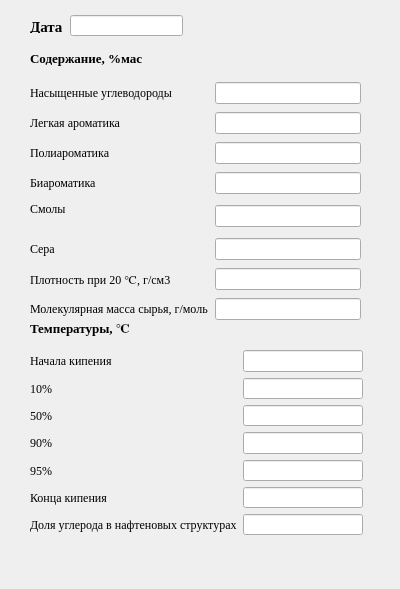
<?xml version="1.0" encoding="UTF-8"?>
<ui version="4.0">
 <class>Form</class>
 <widget class="QWidget" name="Form">
  <property name="geometry">
   <rect>
    <x>0</x>
    <y>0</y>
    <width>400</width>
    <height>589</height>
   </rect>
  </property>
  <property name="font">
   <font>
    <family>Times New Roman</family>
    <pointsize>9</pointsize>
   </font>
  </property>
  <property name="windowTitle">
   <string>Form</string>
  </property>
  <widget class="QLabel" name="label">
   <property name="geometry">
    <rect>
     <x>30</x>
     <y>20</y>
     <width>47</width>
     <height>13</height>
    </rect>
   </property>
   <property name="font">
    <font>
     <family>Times New Roman</family>
     <pointsize>11</pointsize>
     <weight>75</weight>
     <bold>true</bold>
    </font>
   </property>
   <property name="text">
    <string>Дата</string>
   </property>
  </widget>
  <widget class="QLabel" name="label_9">
   <property name="geometry">
    <rect>
     <x>30</x>
     <y>320</y>
     <width>191</width>
     <height>16</height>
    </rect>
   </property>
   <property name="font">
    <font>
     <family>Times New Roman</family>
     <pointsize>10</pointsize>
     <weight>75</weight>
     <bold>true</bold>
    </font>
   </property>
   <property name="text">
    <string>Температуры, ℃</string>
   </property>
  </widget>
  <widget class="QLabel" name="label_17">
   <property name="geometry">
    <rect>
     <x>30</x>
     <y>50</y>
     <width>131</width>
     <height>16</height>
    </rect>
   </property>
   <property name="font">
    <font>
     <family>Times New Roman</family>
     <pointsize>10</pointsize>
     <weight>75</weight>
     <bold>true</bold>
    </font>
   </property>
   <property name="text">
    <string>Содержание, %мас</string>
   </property>
  </widget>
  <widget class="QLineEdit" name="lineEdit">
   <property name="geometry">
    <rect>
     <x>70</x>
     <y>15</y>
     <width>113</width>
     <height>21</height>
    </rect>
   </property>
  </widget>
  <widget class="QWidget" name="">
   <property name="geometry">
    <rect>
     <x>30</x>
     <y>80</y>
     <width>331</width>
     <height>243</height>
    </rect>
   </property>
   <layout class="QGridLayout" name="gridLayout">
    <item row="1" column="0">
     <widget class="QLabel" name="label_2">
      <property name="text">
       <string>Легкая ароматика</string>
      </property>
     </widget>
    </item>
    <item row="1" column="1">
     <widget class="QLineEdit" name="lineEdit_3"/>
    </item>
    <item row="2" column="1">
     <widget class="QLineEdit" name="lineEdit_11"/>
    </item>
    <item row="2" column="0">
     <widget class="QLabel" name="label_18">
      <property name="text">
       <string>Полиароматика</string>
      </property>
     </widget>
    </item>
    <item row="0" column="1">
     <widget class="QLineEdit" name="lineEdit_4"/>
    </item>
    <item row="3" column="1">
     <widget class="QLineEdit" name="lineEdit_10"/>
    </item>
    <item row="4" column="0">
     <widget class="QLabel" name="label_5">
      <property name="text">
       <string>Смолы
</string>
      </property>
     </widget>
    </item>
    <item row="3" column="0">
     <widget class="QLabel" name="label_4">
      <property name="text">
       <string>Биароматика</string>
      </property>
     </widget>
    </item>
    <item row="5" column="0">
     <widget class="QLabel" name="label_6">
      <property name="text">
       <string>Сера</string>
      </property>
     </widget>
    </item>
    <item row="5" column="1">
     <widget class="QLineEdit" name="lineEdit_8"/>
    </item>
    <item row="6" column="0">
     <widget class="QLabel" name="label_7">
      <property name="text">
       <string>Плотность при 20 ℃, г/см3</string>
      </property>
     </widget>
    </item>
    <item row="4" column="1">
     <widget class="QLineEdit" name="lineEdit_9"/>
    </item>
    <item row="6" column="1">
     <widget class="QLineEdit" name="lineEdit_7"/>
    </item>
    <item row="7" column="1">
     <widget class="QLineEdit" name="lineEdit_6"/>
    </item>
    <item row="7" column="0">
     <widget class="QLabel" name="label_8">
      <property name="text">
       <string>Молекулярная масса сырья, г/моль</string>
      </property>
     </widget>
    </item>
    <item row="0" column="0">
     <widget class="QLabel" name="label_3">
      <property name="text">
       <string>Насыщенные углеводороды</string>
      </property>
     </widget>
    </item>
   </layout>
  </widget>
  <widget class="QWidget" name="">
   <property name="geometry">
    <rect>
     <x>30</x>
     <y>350</y>
     <width>333</width>
     <height>185</height>
    </rect>
   </property>
   <layout class="QGridLayout" name="gridLayout_2">
    <item row="0" column="0">
     <widget class="QLabel" name="label_11">
      <property name="text">
       <string>Начала кипения</string>
      </property>
     </widget>
    </item>
    <item row="0" column="1">
     <widget class="QLineEdit" name="lineEdit_12"/>
    </item>
    <item row="1" column="0">
     <widget class="QLabel" name="label_10">
      <property name="text">
       <string>10%</string>
      </property>
     </widget>
    </item>
    <item row="1" column="1">
     <widget class="QLineEdit" name="lineEdit_13"/>
    </item>
    <item row="2" column="0">
     <widget class="QLabel" name="label_12">
      <property name="text">
       <string>50%</string>
      </property>
     </widget>
    </item>
    <item row="2" column="1">
     <widget class="QLineEdit" name="lineEdit_14"/>
    </item>
    <item row="3" column="0">
     <widget class="QLabel" name="label_16">
      <property name="text">
       <string>90%</string>
      </property>
     </widget>
    </item>
    <item row="3" column="1">
     <widget class="QLineEdit" name="lineEdit_15"/>
    </item>
    <item row="4" column="0">
     <widget class="QLabel" name="label_14">
      <property name="text">
       <string>95%</string>
      </property>
     </widget>
    </item>
    <item row="4" column="1">
     <widget class="QLineEdit" name="lineEdit_17"/>
    </item>
    <item row="5" column="0">
     <widget class="QLabel" name="label_15">
      <property name="text">
       <string>Конца кипения</string>
      </property>
     </widget>
    </item>
    <item row="5" column="1">
     <widget class="QLineEdit" name="lineEdit_16"/>
    </item>
    <item row="6" column="0">
     <widget class="QLabel" name="label_13">
      <property name="text">
       <string>Доля углерода в нафтеновых структурах</string>
      </property>
     </widget>
    </item>
    <item row="6" column="1">
     <widget class="QLineEdit" name="lineEdit_18"/>
    </item>
   </layout>
  </widget>
 </widget>
 <resources/>
 <connections/>
</ui>
